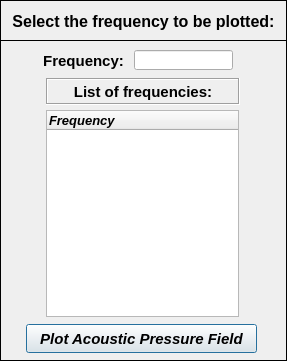
<?xml version="1.0" encoding="UTF-8"?>
<ui version="4.0">
 <class>Dialog</class>
 <widget class="QDialog" name="Dialog">
  <property name="windowModality">
   <enum>Qt::NonModal</enum>
  </property>
  <property name="geometry">
   <rect>
    <x>0</x>
    <y>0</y>
    <width>287</width>
    <height>361</height>
   </rect>
  </property>
  <property name="sizePolicy">
   <sizepolicy hsizetype="Fixed" vsizetype="Fixed">
    <horstretch>0</horstretch>
    <verstretch>0</verstretch>
   </sizepolicy>
  </property>
  <property name="minimumSize">
   <size>
    <width>287</width>
    <height>361</height>
   </size>
  </property>
  <property name="maximumSize">
   <size>
    <width>287</width>
    <height>361</height>
   </size>
  </property>
  <property name="contextMenuPolicy">
   <enum>Qt::DefaultContextMenu</enum>
  </property>
  <property name="windowTitle">
   <string>Plot Acoustic Pressure Field</string>
  </property>
  <property name="windowIcon">
   <iconset>
    <normaloff>../../../../../../Downloads/load - Copia.png</normaloff>../../../../../../Downloads/load - Copia.png</iconset>
  </property>
  <property name="whatsThis">
   <string/>
  </property>
  <widget class="QWidget" name="widget" native="true">
   <property name="geometry">
    <rect>
     <x>0</x>
     <y>0</y>
     <width>401</width>
     <height>375</height>
    </rect>
   </property>
   <property name="font">
    <font>
     <kerning>true</kerning>
    </font>
   </property>
   <widget class="QFrame" name="frame">
    <property name="geometry">
     <rect>
      <x>0</x>
      <y>0</y>
      <width>287</width>
      <height>41</height>
     </rect>
    </property>
    <property name="frameShape">
     <enum>QFrame::Box</enum>
    </property>
    <property name="frameShadow">
     <enum>QFrame::Plain</enum>
    </property>
    <property name="lineWidth">
     <number>1</number>
    </property>
    <widget class="QLabel" name="label">
     <property name="geometry">
      <rect>
       <x>6</x>
       <y>10</y>
       <width>275</width>
       <height>23</height>
      </rect>
     </property>
     <property name="font">
      <font>
       <family>Arial</family>
       <pointsize>12</pointsize>
       <weight>75</weight>
       <italic>false</italic>
       <bold>true</bold>
      </font>
     </property>
     <property name="text">
      <string>Select the frequency to be plotted:</string>
     </property>
     <property name="textFormat">
      <enum>Qt::AutoText</enum>
     </property>
     <property name="alignment">
      <set>Qt::AlignCenter</set>
     </property>
    </widget>
   </widget>
   <widget class="QFrame" name="frame_2">
    <property name="geometry">
     <rect>
      <x>0</x>
      <y>40</y>
      <width>287</width>
      <height>321</height>
     </rect>
    </property>
    <property name="frameShape">
     <enum>QFrame::Box</enum>
    </property>
    <property name="frameShadow">
     <enum>QFrame::Plain</enum>
    </property>
    <widget class="QTreeWidget" name="treeWidget">
     <property name="geometry">
      <rect>
       <x>46</x>
       <y>70</y>
       <width>193</width>
       <height>207</height>
      </rect>
     </property>
     <property name="font">
      <font>
       <family>Arial</family>
       <pointsize>10</pointsize>
       <weight>75</weight>
       <italic>true</italic>
       <bold>true</bold>
      </font>
     </property>
     <column>
      <property name="text">
       <string notr="true">Frequency</string>
      </property>
     </column>
    </widget>
    <widget class="QPushButton" name="pushButton">
     <property name="geometry">
      <rect>
       <x>26</x>
       <y>284</y>
       <width>231</width>
       <height>29</height>
      </rect>
     </property>
     <property name="font">
      <font>
       <family>Arial</family>
       <pointsize>11</pointsize>
       <weight>75</weight>
       <italic>true</italic>
       <bold>true</bold>
      </font>
     </property>
     <property name="text">
      <string>Plot Acoustic Pressure Field</string>
     </property>
    </widget>
    <widget class="QLabel" name="label_3">
     <property name="geometry">
      <rect>
       <x>46</x>
       <y>38</y>
       <width>194</width>
       <height>27</height>
      </rect>
     </property>
     <property name="font">
      <font>
       <family>Arial</family>
       <pointsize>11</pointsize>
       <weight>75</weight>
       <bold>true</bold>
      </font>
     </property>
     <property name="frameShape">
      <enum>QFrame::Box</enum>
     </property>
     <property name="frameShadow">
      <enum>QFrame::Sunken</enum>
     </property>
     <property name="text">
      <string>List of frequencies:</string>
     </property>
     <property name="alignment">
      <set>Qt::AlignCenter</set>
     </property>
    </widget>
    <widget class="QLabel" name="label_2">
     <property name="geometry">
      <rect>
       <x>36</x>
       <y>10</y>
       <width>95</width>
       <height>21</height>
      </rect>
     </property>
     <property name="font">
      <font>
       <family>Arial</family>
       <pointsize>11</pointsize>
       <weight>75</weight>
       <bold>true</bold>
      </font>
     </property>
     <property name="text">
      <string>Frequency:</string>
     </property>
     <property name="alignment">
      <set>Qt::AlignCenter</set>
     </property>
    </widget>
    <widget class="QLineEdit" name="lineEdit">
     <property name="geometry">
      <rect>
       <x>134</x>
       <y>10</y>
       <width>99</width>
       <height>20</height>
      </rect>
     </property>
     <property name="font">
      <font>
       <family>Arial</family>
       <pointsize>10</pointsize>
       <weight>75</weight>
       <italic>true</italic>
       <bold>true</bold>
      </font>
     </property>
     <property name="alignment">
      <set>Qt::AlignCenter</set>
     </property>
    </widget>
   </widget>
  </widget>
 </widget>
 <resources/>
 <connections/>
</ui>
